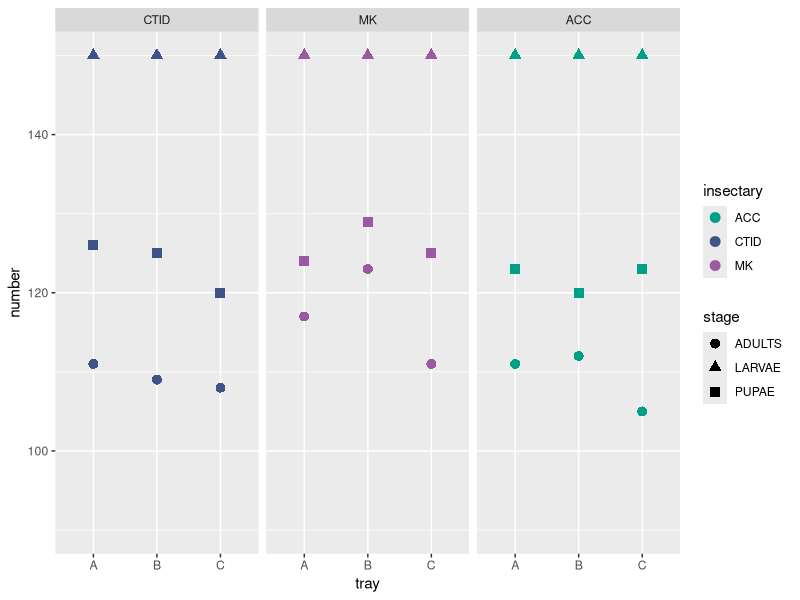
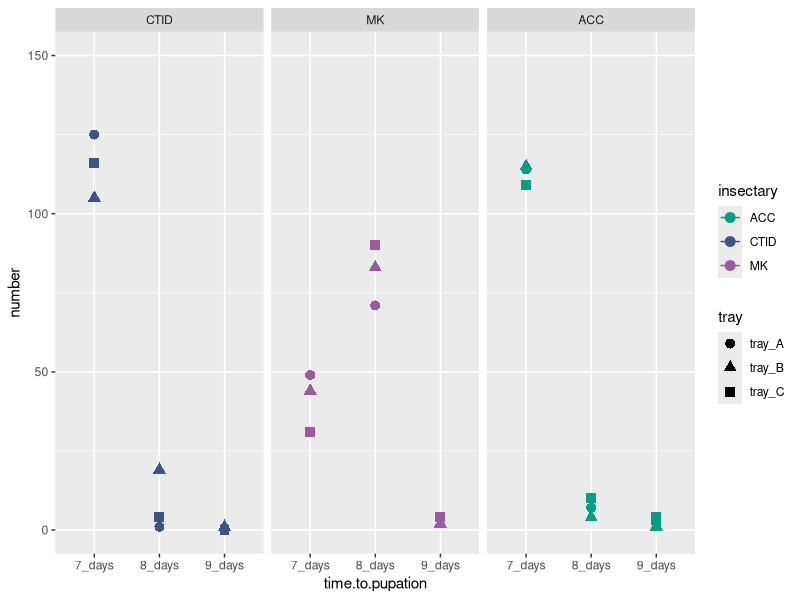

Write R code to recreate these figures, in order.
## ---- chunk 1
knitr::opts_chunk$set(echo = TRUE)
## ---- chunk 2
library(ggplot2)
## ---- chunk 3
dat = read.csv("ins_comp_survival_data.csv")


sapply(dat, class)

as.numeric(dat$number)


## ---- chunk 4
colours2 <- c(
  "ACC" = "#00A087FF",
  "CTID" = "#3C5488FF",
  "MK" = "#9C58A1"
)
## ---- chunk 5

p <- ggplot(data= dat, aes(x= tray, y= number, colour = insectary, shape = stage)) +
  geom_point(size = 3) + 
   scale_color_manual(values = colours2) +
  scale_y_continuous(limits = c(90, 150)) +
  facet_grid(~factor(insectary, levels=c("CTID", "MK", "ACC")), scales = "free", space = "free")
p


## ---- chunk 6

# import data
dat2 = read.csv("ins_comp_survival2.csv")

# sapply(dat2, class)

## ---- chunk 7

# ANOVA
anova_pupae <- aov(stage2 ~ insectary, data = dat2)
anova_adult <- aov(stage3 ~ insectary, data = dat2)

summary(anova_pupae)
summary(anova_adult)


# Kruskal-WAllis
Kruskal_pupae <- kruskal.test(stage2 ~ insectary, data = dat2)
Kruskal_adult <- kruskal.test(stage3 ~ insectary, data = dat2)


if (Kruskal_pupae$p.value < 0.05) {
  print("There are significant differences between at least two groups.")
} else {
  print("There is not enough evidence to conclude significant differences between groups.")
}

if (Kruskal_adult$p.value < 0.05) {
  print("There are significant differences between at least two groups.")
} else {
  print("There is not enough evidence to conclude significant differences between groups.")
}


## ---- chunk 8
pup = read.csv("pupae_development.csv")

## ---- chunk 9

p2 <- ggplot(data= pup, aes(x= time.to.pupation, y= number, colour = insectary, shape = tray)) +
  geom_point(size = 3) + 
   scale_color_manual(values = colours2) +
  scale_y_continuous(limits = c(0, 150)) +
  facet_grid(~factor(insectary, levels=c("CTID", "MK", "ACC")), scales = "free", space = "free")+
  geom_line()
p2


